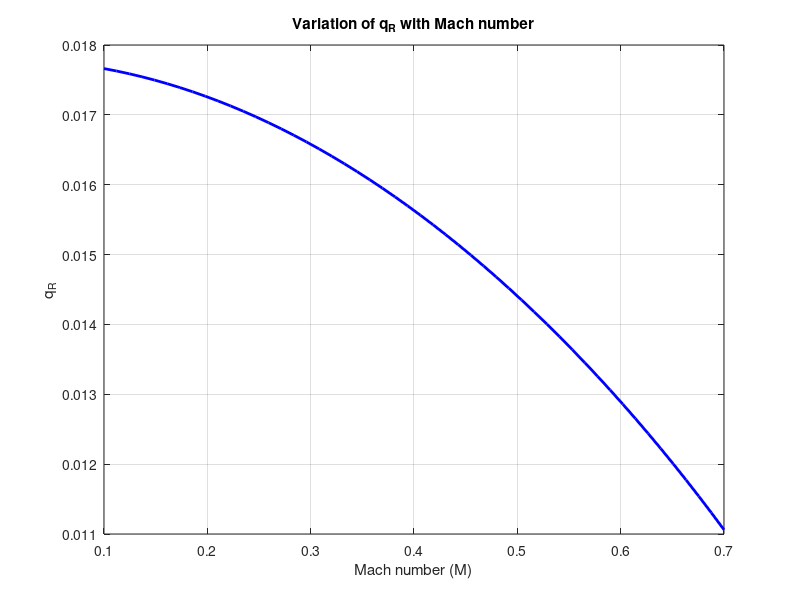

Reproduce this figure in MATLAB.
Kt = 1.2;
Clbeta0 = 0.05;
Cldelta0 = 0.08;
Cmacbeta0 = 0.03;
Cmacdelta0 = 0.04;
Clalpha0 = 5.7;
beta = 2*pi/180;
delta = 3*pi/180;
s = 20;
e1 = 0.9;
e2 = 1.1;
e3 = 0.7;
c = 3;
M = linspace(0.1, 0.7, 50);
qR = zeros(size(M));
for i = 1:length(M)
    mach = M(i);
    numerator = Kt * (Clbeta0 * beta + Cldelta0 * delta);
    denominator1 = s * Clbeta0 * (e1 * (Clalpha0 / sqrt(1 - mach^2)) + e2)*beta;
    denominator2 = s * Cldelta0 * (e1 * (Clalpha0 / sqrt(1 - mach^2)) - e3)*delta;
    denominator3 = s * c * (Cmacbeta0 * beta + Cmacdelta0 * delta);
    qR(i) = numerator / (denominator1 + denominator2 - denominator3);
end

figure;
plot(M, qR, 'b', 'LineWidth', 2);
xlabel('Mach number (M)');
ylabel('q_R');
title('Variation of q_R with Mach number');
grid on;
